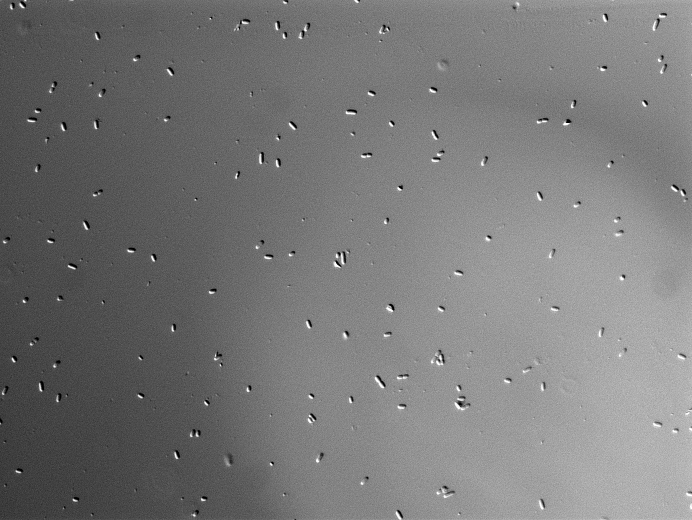
%> input picture Dic_22_t00_r00_n00.tif, 1384 x 1040 px (shown at 1/2 size); its folder holds only this picture in this run
$ octave dicecolilendetect.m   (GNU Octave 9; MATLAB toolbox functions it lacks are replaced by stand-ins)
%> lines starting %> are read from the running program, lines starting %| are printed output that depends on the picture
### preProIm_V5.m
%This function calculates automatic a pseudo-flatfield image and deducts
%from the image, to subtract the background.
%The algorithm uses that implemented in imageJ
% Shraddha Shitut, SOCM Lab, IISER Pune
function [L] = preProIm_V5( I, varargin )
% [6 lines of commented-out code are left out]
if nargin == 1
    %default value
    fltRad = 5;%gaussian filter radius
elseif nargin == 2
    fltRad = varargin{1};%the second argument
else
    'preProIm_V5: not all inputparams defined'
end

PSF = fspecial('gaussian',11,fltRad);
Blurred = imfilter(I,PSF,'conv');
V = .04;
BlurredNoisy = imnoise(Blurred,'gaussian',0,V);
NP = V*prod(size(I));
[reg1 LAGRA] = deconvreg(BlurredNoisy,PSF,NP);
G = imsubtract(I,reg1);
%G1 = imsubtract(I,Blurred);
%G1 = double(I)./double(reg1);
%H = wiener2(G,[5,5]);
L = imadjust(G);
% [4 lines of commented-out code are left out]

### dicecolilendetect.m
%Chaitnaya Athale, Manasi Gangan, IISER Pune, 2014
%Hemangi Chaudhari, IISER Pune, 2012
%AIM : Dectection of rod shaped objects in a DIC image and their
%length measurement

%% USAGE
%USER INPUTS :
% 1. ipath  : Pathname of the image/s to be processed
% 2. Imagename : Name of the image (loops can be used to processmultiple files in one run
% 3. filename : Name of the output file
% 4. imname1 = Name of the output image with marked objects
% 5. diff_threshold : threshold for detection of the gradient ~12000 for 16-bit Tiff images
% 5. Scaling_factor  : scaling factor for the image : pixels to microns
% (from microscope)
% 7. size_threshold : threshold for object length in micrometers
% 8. Branching  : Branching = 1 for Including branched objects with pruning
%                 Branching = 0 for Exculding branched objects
%% Output
% 1. Lengths of objects in a text file called filename
% 2. Objects marked in a tiff  file called imname1
% 3. Cell length distibution in figure 3

clear all
close all
%% PARAMETERS
size_threshold = 1.5;
Scaling_factor  = 0.2200;%microns per pixel
Branching  = 1;
nbin= 15;%number of bins to plot the cell length freq.

%1)%%=======Path :
%Right now set up to choose the code folder..you can set by settign path directly as follows :
%path = "C:/blah  and comment out the next two lines
ipath = './'
%fullpath = mfilename('fullpath');
%[path,name,ext,ver] = fileparts(fullpath);
%cd(path);
%% ------USER INPUTS :

%2)%%=======Loop 1 : Organism names : as per image names
for Temperature = 2 : 2
    if Temperature == 1
        temp = '37';
    elseif Temperature ==2
        temp = '22';
    end
    %2.5)%%=======Loop 3 : replicate
    for rep = 0 : 0
        %3)%%=======Loop 2 : time
        for time = 0 : 0

            %4)%%=======Loop 3 : image number
            for image_no = 0 : 0

                %5)%%======= Construction of the image name
                if image_no < 10
                    Imagename = sprintf('Dic_%s_t%02d_r%02d_n%02d.tif',temp,time,rep,image_no) %CHANGE 1
                else
                    Imagename = sprintf('Dic_%s_t%02d_r%02d_n%02d.tif',temp,time,rep,image_no)%CHANGE 2
                end
                filename =  sprintf('%s_t%02d_r%02d_n%02d_out.txt',temp,time,rep,image_no);%CHANGE 3
                imname1 =  sprintf('%s_t%02d_r%02d_n%02d_unmarked.tif',temp,rep,time,image_no);%CHANGE 4
                %Imagename = sprintf('SS_old.tif');
                imname1= [ipath, imname1];
                fid = fopen([ipath,Imagename],'r'); % incase images get over ; the code breaks and moves to next value in the outer loop
                if fid == -1
                    break;
                end

                %5----------
                %% Clearing variables
                %clear P;clear Q; clear K; clear L; clear BWnobord; close all;
                Baclenum = []; BacLength = [];
                %cd(pathname);
                I = imread([ipath, Imagename]);
%> I is the input picture: size 1040x1384 uint8; min 0, max 255, mean 119.9
                % DISPLAY THE ORIGINAL IMAGE
                figure(1), imshow(imadjust(I)), hold on;
%> after `imshow(imadjust(I))`:
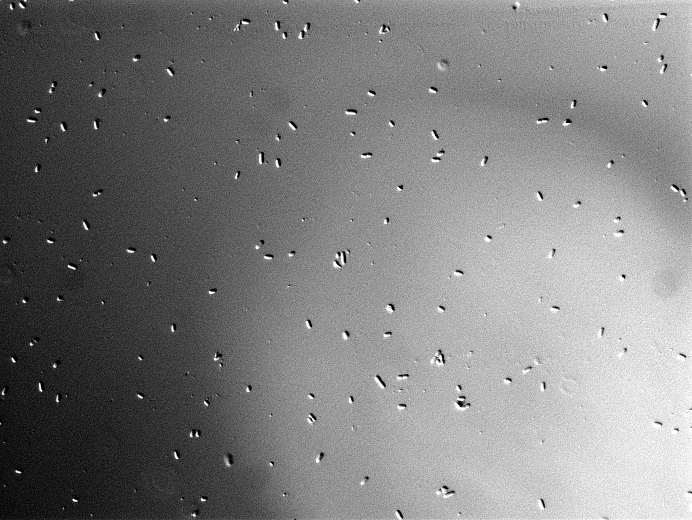
%> displayed picture: size 1040x1384, on the screen's scale of 0 to 255 (shown at 1/2 size); min 0, max 255, mean 126.3
                L = preProIm_V5( I, 2 );
%> in preProIm_V5, `fltRad = varargin{1};`: fltRad = 2
%> in preProIm_V5, `BlurredNoisy = imnoise(Blurred,'gaussian',0,V);`:
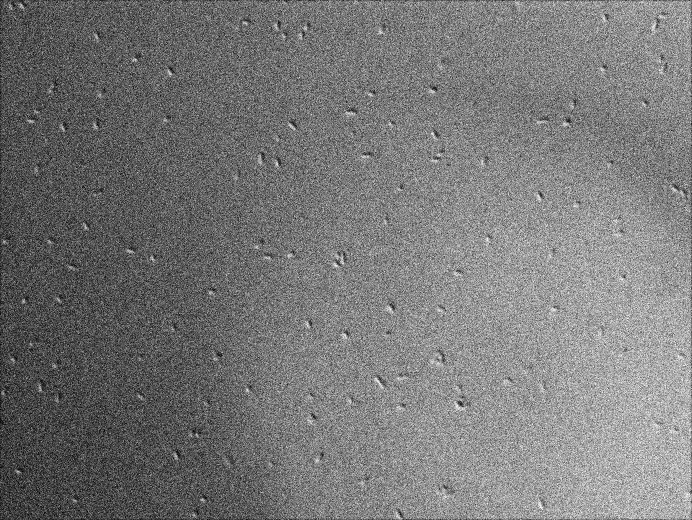
%> BlurredNoisy: size 1040x1384 uint8 (shown at 1/2 size); min 0, max 255, mean 119.8
%> the run ends on the next line
